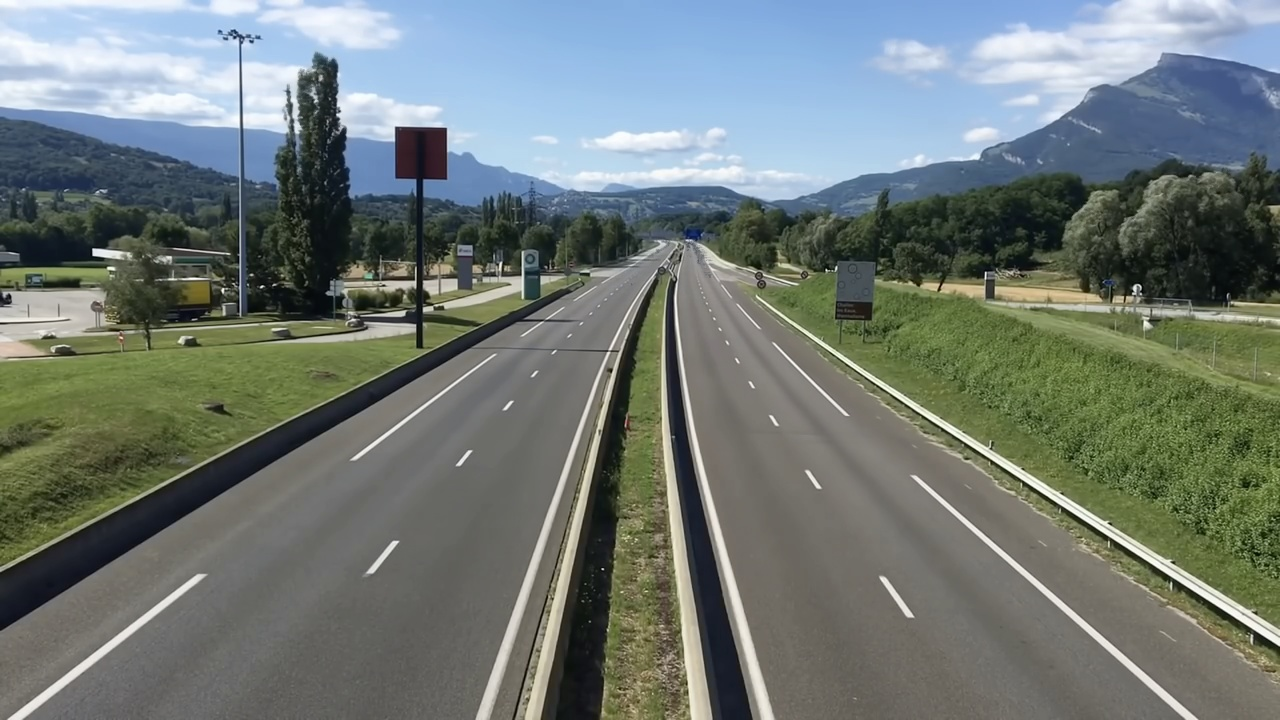
#> input picture images/filtered_road.jpg, 1280 x 720 px
$ jupyter execute hough_transforms_lane_detection.ipynb   (shell and % lines are left out)
#> lines starting #> are read from the running program, lines starting #| are printed output that depends on the picture; after the words box and inside, x2 and y2 are one past the last pixel; in counts of white or black regions, pixels touching at a corner belong together
**Line Detection with Hough Transforms**

Hough transforms is very useful technique to identify simple shapes like lines and circles in an image. A simple image can be represented by a simple equation with only a few a paramters. Lines need two parameters (slope and intercept); circles need three (x_center, y_center, radius). Hough transform involves identifying the edges first and then finding identifying the targeted shape. In this notebook we will explore how to detect lanes on image of road with Hough transforms.

## Import Libraries

[cell 1]
import numpy as np
import cv2 as cv2


import matplotlib as mpl
import matplotlib.pyplot as plt
mpl.rc('axes', labelsize=14)
mpl.rc('xtick', labelsize=12)
mpl.rc('ytick', labelsize=12)

#Routine to fix
def fixColor(image):
    return(cv2.cvtColor(image, cv2.COLOR_BGR2RGB))

## Read Image

We will use an image we created in an excercise earlier.

[cell 2]
image = cv2.imread('images/filtered_road.jpg')
#> image is the input picture: shape (720, 1280, 3); mean B, G, R 117.2, 121.4, 112.2
plt.imshow(fixColor(image))

## Preprocessing the image

We will convert the image to greyscale and run a Gaussian filter to remove small edges

[cell 3]
gray = cv2.cvtColor(image, cv2.COLOR_BGR2GRAY)
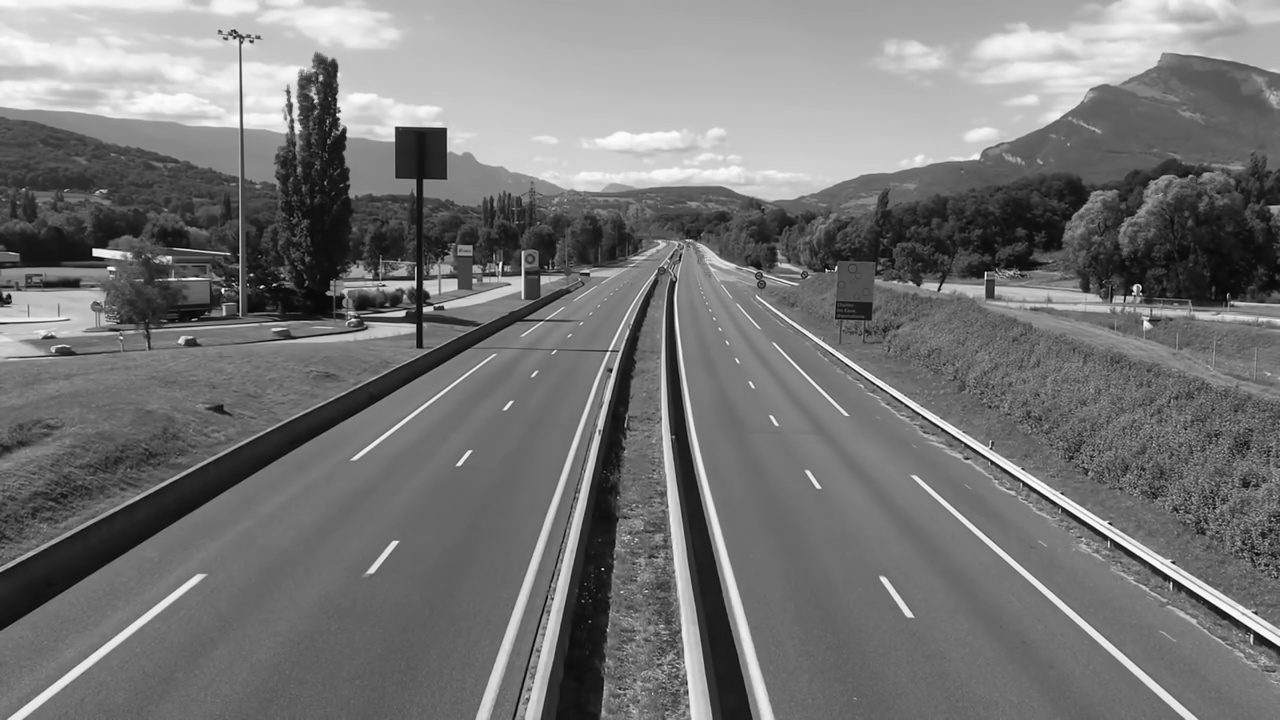
#> gray: shape (720, 1280); min 0, max 254, mean 118.1
gray = cv2.GaussianBlur(gray, (11,11), 0)
plt.imshow(fixColor(gray))

## Create edges with Canny Edge Detector

We will use Canny edge detection to create edges

[cell 4]
edges = cv2.Canny(gray, 50, 200)
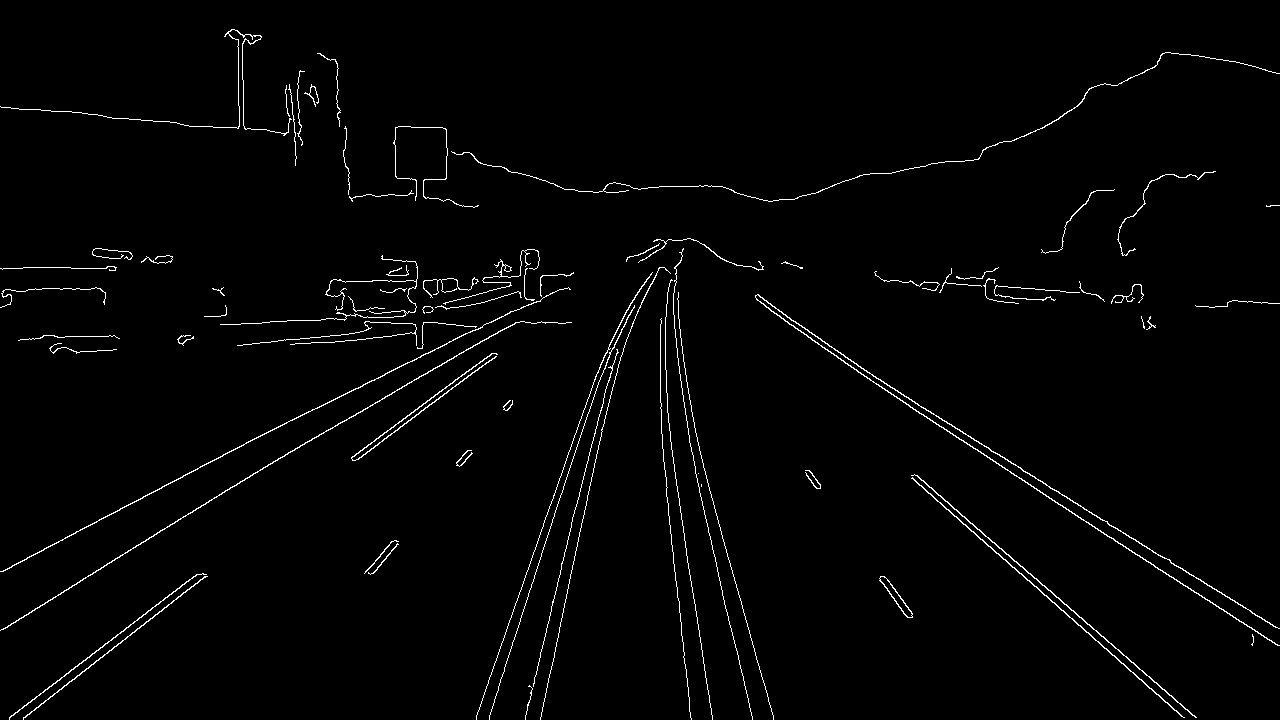
#> edges: shape (720, 1280); 1.7% white in thin lines or dots
plt.imshow(edges)

## Apply HoughLines

We will apply Hough lines. The parameted used are as follows

1. edges: Output of the edge detector.
2. lines: A vector to store the coordinates of the start and end of the line.
3. rho: The resolution parameter \rho in pixels.
4. theta: The resolution of the parameter \theta in radians.
5. threshold: The minimum number of intersecting points to detect a line.

Hough transforms models lines in its polar coordinate form
rho = x*cos(theta) + y*sin(theta)

Each pixel on an edge is mapped to lines which are represented theta and rhos. If the distance of an edge point is less maxLineGap, then it is assumed that edge lies on that line. The lines which has edge pixels greater than a minLineLength are finally identified and saved.

[cell 5]
lines = cv2.HoughLinesP(edges, rho=1, theta=np.pi/180, threshold = 100, minLineLength=5, maxLineGap=250)
#> lines = 38 rows, first 6: [576, 190, 1278, 628], [579, 191, 1278, 645], [573, 189, 1267, 639], [589, 191, 1195, 717], [11, 715, 713, 186], [253, 473, 738, 193]

[cell 6]
for line in lines:
    x1, y1, x2, y2 = line[0]
    if (y1 > 400 or y2 > 400): #Filter out the lines in the top of the image
        cv2.line(image, (x1, y1), (x2, y2), (255, 0, 0), 3)
#> this loop made 38 passes
#> (x1, y1, x2, y2) on passes 1 to 12: (576, 190, 1278, 628), (579, 191, 1278, 645), (573, 189, 1267, 639), (589, 191, 1195, 717), (11, 715, 713, 186), (253, 473, 738, 193), (3, 629, 573, 273), (65, 537, 739, 193), (489, 716, 661, 186), (541, 716, 654, 187), (581, 191, 1072, 618), (23, 718, 706, 185)
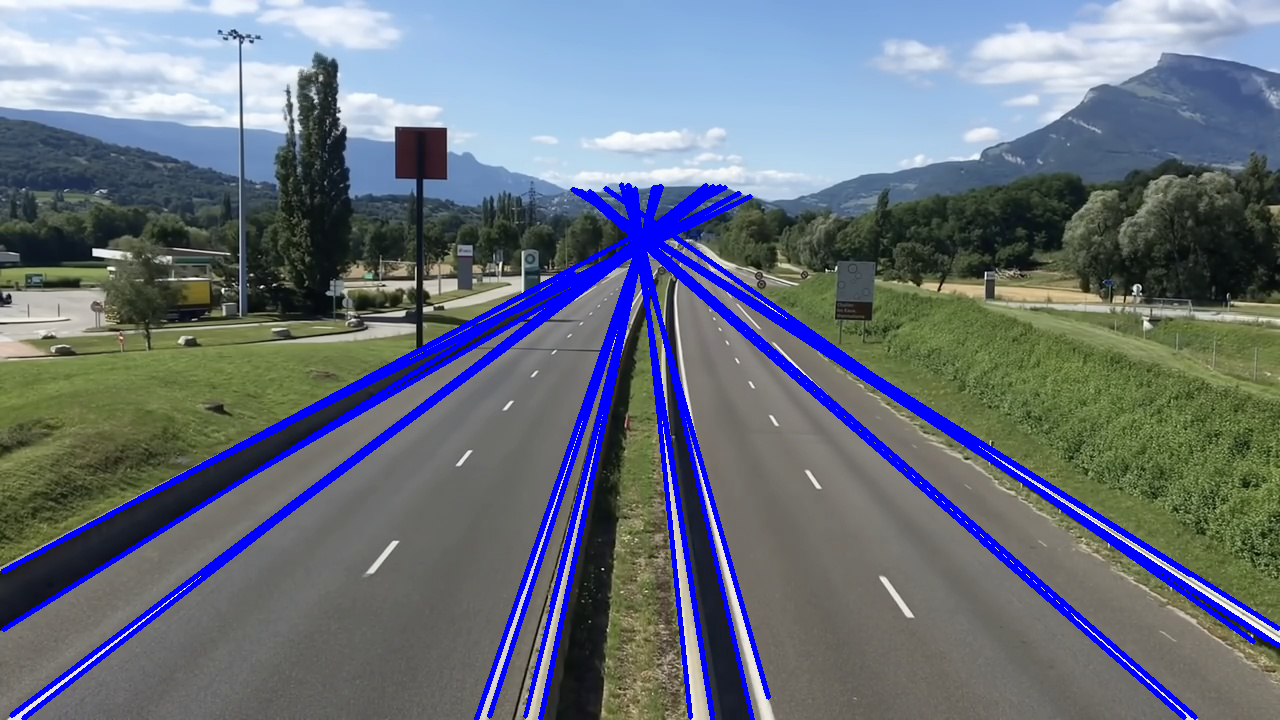
#> image: shape (720, 1280, 3); 6.52% of pixels changed, all inside (x1, y1, x2, y2) = (0, 182, 1280, 720)

[cell 7]
plt.imshow(fixColor(image))
